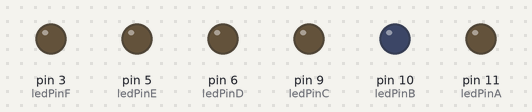
A sketch run on a simulated Arduino Uno, built with avr-gcc and run on an emulated ATmega328P. Shown: output pins drawn as LEDs (lit = HIGH).

Above: at 0.05 s.
At 2.65 s:
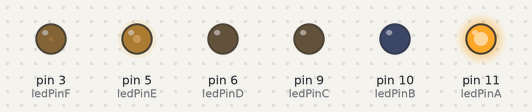
At 5.35 s:
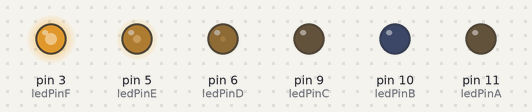
At 10.45 s:
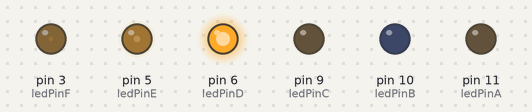
At 14.65 s:
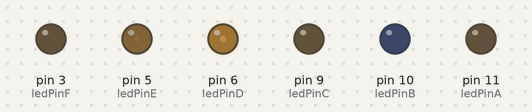
At 20.95 s:
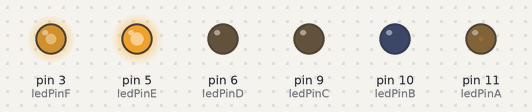
Timing chart, 0 to 27.3 s (numbered marks = the images above):
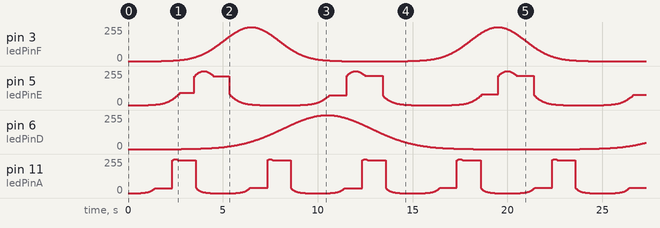

The sketch:

Lichtorgel.ino
```cpp
int ledPinA = 11;
int timeA = 5000;
int ledPinB = 10;
int timeB = 55000;
int ledPinC = 9;
int timeC = 34000;
int ledPinD = 6;
int timeD = 21000;
int ledPinE = 5;
int timeE = 8000;
int ledPinF = 3;
int timeF = 13000;

void setup() {
  pinMode(ledPinA,OUTPUT);
  pinMode(ledPinB,OUTPUT);
  pinMode(ledPinC,OUTPUT);
  pinMode(ledPinD,OUTPUT);
  pinMode(ledPinE,OUTPUT);
  pinMode(ledPinF,OUTPUT);
  Serial.begin(9600) ;  // setup the serial for debugging
}

void loop(){

  lightLED ( ledPinA, timeA );
  lightLED ( ledPinB, timeB );
  lightLED ( ledPinC, timeC );
  lightLED ( ledPinD, timeD );
  lightLED ( ledPinE, timeE );
  lightLED ( ledPinF, timeF );


  /*

  float value;

  int modulo ;

  if( millis() < timeA ) {

    modulo = millis();

  } else {

    modulo = millis() % timeA;

  }

  Serial.println( modulo );

  // Arduino LED Breathing with Gauss bells: https://makersportal.com/blog/2020/3/27/simple-breathing-led-in-arduino
  float gamma = 0.11; // affects the width of peak (more or less darkness), don't change much for an effect.
  float beta = 0.5; // shifts the gaussian to be symmetric

  value = 255.0 * ( exp( -( pow( ( ( (float)modulo / (float)timeA ) - beta ) / gamma, 2.0 ) ) / 2.0 ) );

  Serial.println( value );

  analogWrite(ledPinA, value);
  */


  /*
  int result = millis() % 50000;
  Serial.println( result );

  int LEDValue = ( result * 255 ) / 50000;

  analogWrite(ledPinA, LEDValue);
  */

}


float lightLED ( int ledPin, int duration ) {

  float value;

  int modulo ;

  if( millis() < duration ) {

    modulo = millis();

  } else {

    modulo = millis() % duration;

  }

  // Serial.println( modulo );

  // Arduino LED Breathing with Gauss bells: https://makersportal.com/blog/2020/3/27/simple-breathing-led-in-arduino
  float gamma = 0.11; // affects the width of peak (more or less darkness), don't change much for an effect.
  float beta = 0.5; // shifts the gaussian to be symmetric

  value = 255.0 * ( exp( -( pow( ( ( (float)modulo / (float)duration ) - beta ) / gamma, 2.0 ) ) / 2.0 ) );

  // Serial.println( value );

  analogWrite(ledPin, value);

}


/*
int ledPinA = 11;
int ledPinB = 10;
int ledPinC = 9;
int ledPinD = 6;
// int ledPinE = 5;
// int ledPinF = 3;

int timeA = 3000;
int timeB = 3000;
int timeC = 3000;

void setup() {
  pinMode(ledPinA,OUTPUT);
  pinMode(ledPinB,OUTPUT);
  pinMode(ledPinC,OUTPUT);
  pinMode(ledPinD,OUTPUT);
}

void loop(){
  fadeOn(timeA,5,ledPinA);
  fadeOff(timeA,5,ledPinA);
  fadeOn(timeB,5,ledPinB);
  fadeOff(timeB,5,ledPinB);
  fadeOn(timeB,5,ledPinB);
  fadeOff(timeB,5,ledPinB);
}

void fadeOn(unsigned int time,int increament, int ledPin){
  for (byte value = 0 ; value < 255; value+=increament){
    analogWrite(ledPin, value);
    delay(time/(255/5));
  }
}

void fadeOff(unsigned int time,int decreament, int ledPin){
  for (byte value = 255; value >0; value-=decreament){
    analogWrite(ledPin, value);
    delay(time/(255/5));
  }
}
*/


/*

// 14CORE Pulsing / Breating LED Sketch

int LEDPin = 11;

float sinVal;
int ledVal;

void setup() {
pinMode(LEDPin, OUTPUT);
}

void loop() {
for (int x=0; x<180; x++) {

// convert degrees to radians then obtain the sin value then obtain sin value

sinVal = (sin(x*(3.1412/180)));

int ledVal = int(sinVal*255);
analogWrite(LEDPin, ledVal);
delay(25); // Delay 2 seconds

  }
}

*/


/*
int LEDsUpperEnd = 13;
int LEDsLowerEnd = 10;

void setup() {

  for (int i = LEDsLowerEnd; i <= LEDsUpperEnd; i++) {
    pinMode(i, OUTPUT) ; // setup all of the neccesary LED pins
  }
  // Serial.begin(9600) ;  // setup the serial for debugging
}

void loop() {
  // put your main code here, to run repeatedly:
  // digitalWrite(13, HIGH);

  int randomNum = random(LEDsLowerEnd, LEDsUpperEnd); // pick random light to turn on.
  digitalWrite(randomNum, HIGH) ; // turn on the randomly chosen light

  int randomTime = random(500, 3000); // pick a random amount of time to wait, the lowest being the minimum and the highest being the maxium
  delay(randomTime) ;  //wait the random time

  digitalWrite(randomNum, LOW) ; // turn off the light

}
*/
```
